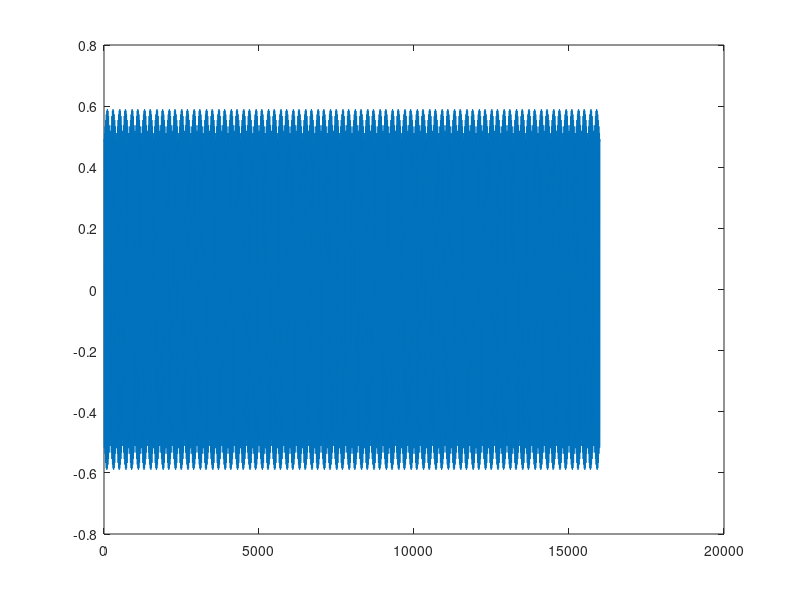

Write the MATLAB code that produced this figure.
%Juan Felipe Peña 2175507-Juan Manuel Becerra 2175775-Jose Lopez
%2175425-Juan Camilo Guzman 2175559
%Creamos un señal cuadrada:la graficamos y la reproducimos a dos
%frecuencias 210hz y 420hz
% 1.A.II Graficar 
  x_t=0; 
  t=[-2:1/100:2];
  for k=1:2:1
     x_t=x_t + (2/(pi*k))*((-1)^((k-1)/2))*exp(1i*k*(2*pi)*t); 
  end
  plot(t,x_t)
  
% 1.A.III Sonar a 210hz
  x_t=0; 
  fs=8000;
  t=[0:1:2*fs];
  fo=210;
  c_k=0;
  for k=1:2:19
     c_k(k)=(2/(pi*k))*((-1)^((abs(k)-1)/2));
     x_t=x_t + c_k(k) *exp(1i*k*((2*pi*fo)/fs)*t);
  end
  plot(t,x_t)
  soundsc(real(x_t),fs)
% 1.A.IV Sonar a 420hz
  x_t=0; 
  fs=8000;
  t=[0:1:2*fs];
  fo=420;
  c_k=0;
  for k=1:2:19
     c_k(k)=(2/(pi*k))*((-1)^((k-1)/2));
     x_t=x_t + c_k(k) *exp(1i*k*((2*pi*fo)/fs)*t);
  end
  plot(t,x_t)
  soundsc(real(x_t),fs)